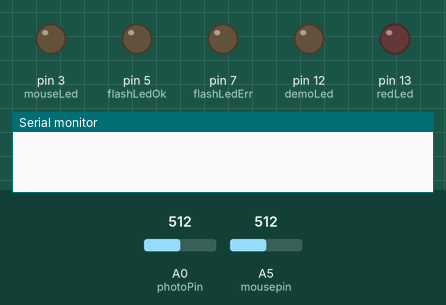
Recording of a sketch running on a simulated Arduino Uno, built with avr-gcc and run on an emulated ATmega328P. Parts: output pins drawn as LEDs (lit = HIGH), the last lines printed to the serial monitor. Dashed ring = blinking. The test bench sets the inputs (shaded band); at power-on: A5 (mousepin) = 512, A0 (photoPin) = 512.

Above: at 2.0 s.
2.1 s: A5 (mousepin) set to 23
3.6 s: A5 (mousepin) set to 18
At 3.77 s:
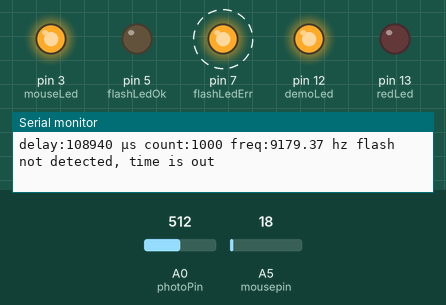
6.6 s: A5 (mousepin) set to 122
At 7.6 s:
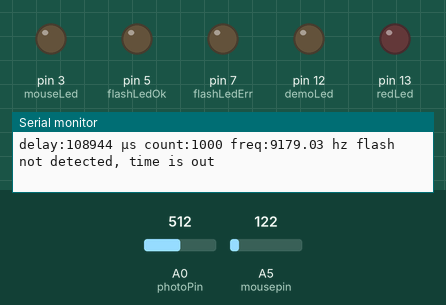
8.2 s: A5 (mousepin) set to 11
At 8.26 s:
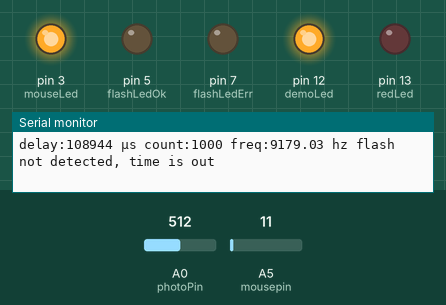
11.2 s: A0 (photoPin) set to 792
14.2 s: A0 (photoPin) set to 819
At 14.4 s:
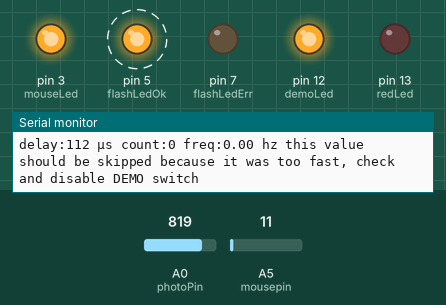
Timing chart, 0 to 18.2 s (numbered marks = the images above; inputs shaded):
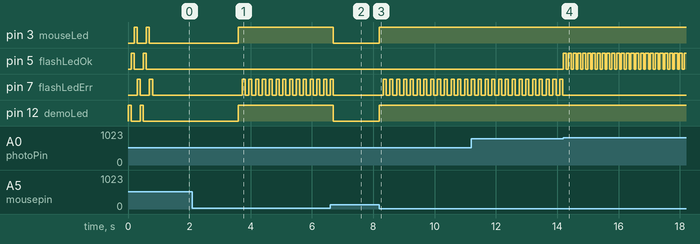

Measured:
- the behaviour switches between 21 and 20 on A5 (mousepin) (found by bisection; images 0 and 1)
- the behaviour switches between 800 and 801 on A0 (photoPin) (found by bisection; images 3 and 4)
- after the input at 2.1 s, every drawn part: stays the same
- after the input at 3.6 s, pin 3 (mouseLed), pin 12 (demoLed): LOW → HIGH at once; pin 7 (flashLedErr): alternates HIGH for 0.10 s and LOW for 0.12 s, starting after 0.12 s
- after the input at 6.6 s, pin 3 (mouseLed), pin 12 (demoLed): HIGH → LOW after 0.10 s; pin 7 (flashLedErr): goes on until 6.7 s, then stays LOW
- after the input at 8.2 s, pin 3 (mouseLed), pin 12 (demoLed): LOW → HIGH at once; pin 7 (flashLedErr): alternates HIGH for 0.10 s and LOW for 0.12 s, starting after 0.12 s
- after the input at 14.2 s, pin 5 (flashLedOk): alternates HIGH for 0.10 s and LOW for 0.06 s, starting at once; pin 7 (flashLedErr): stops changing and stays LOW

The sketch:

ldat_arduino.ino
```cpp
const int redLed = 13;      // OUT LED0 built-in arduino
const int photoPin = A0;    // IN Photo transistor pin
const int mousepin = A5;    // IN mouse click detection
const int mouseLed = 3;     // OUT LED1 mouse click detected GREEN
const int flashLedOk = 5;   // OUT LED2 flash detected BLUE
const int flashLedErr = 7;  // OUT LED2 flash not detected RED
const int demoLed = 12;     // OUT LED3 demo when mouse click detected WHITE
int count = 0;
int timeout = 1000;
unsigned long clickTime;
unsigned long flashTime;
unsigned long delayTime;
// float mouseVoltage;
// float sensorVoltage;
int mouseVoltage;
int sensorVoltage;

void setup() {
  pinMode(demoLed, OUTPUT);
  pinMode(redLed, OUTPUT);
  pinMode(mouseLed, OUTPUT);
  pinMode(flashLedOk, OUTPUT);
  pinMode(flashLedErr, OUTPUT);
  pinMode(mousepin, INPUT_PULLUP);
  // pinMode(mousepin, INPUT);
  Serial.begin(9600);
  initLed();
}

void initLed() {
  for (int i = 0; i < 2; i++) {
    blink(demoLed, 100);
    blink(flashLedOk, 100);
    blink(mouseLed, 100);
    blink(flashLedErr, 100);
  }
}

void blink(long pin, long time) {
  digitalWrite(pin, HIGH);
  delay(time);
  digitalWrite(pin, LOW);
}

void loop() {
  static int i;
  // check if mouse button pressed
  // mouseVoltage = (float)(analogRead(mousepin) * 5.0) / 1024;
  mouseVoltage = analogRead(mousepin);
  // if (mouseVoltage < 0.1) {
  if (mouseVoltage < 21) {
    digitalWrite(demoLed, HIGH);
    digitalWrite(mouseLed, HIGH);
    clickTime = micros();
    count = 0;

    // waiting for flash to be deteced
    for (i = 0; i < timeout; i++) {
      // we can convert value to Volts but better to avoid unnecessary calculations
      // sensorVoltage = (float)(analogRead(photoPin) * 5.0) / 1024;
      sensorVoltage = analogRead(photoPin);
      // if (sensorVoltage > 4.5) {
      if (sensorVoltage > 800) {
        flashTime = micros();
        print(clickTime, flashTime, count);
        blink(flashLedOk, 100);
        break;
      }
      count++;
    }
    // time to detect flash is out
    if (count >= timeout) {
      flashTime = micros();
      print(clickTime, flashTime, timeout);
      blink(flashLedErr, 100);
    }
  } else {
    // turn off LEDs
    digitalWrite(demoLed, LOW);
    digitalWrite(mouseLed, LOW);
  }
}


void print(long startTime, long endTime, int count) {

  delayTime = endTime - startTime;
  Serial.print("delay:");
  Serial.print(delayTime);
  Serial.print(" μs count:");
  Serial.print(count);
  float frequency = (float)1000000 * count / delayTime;
  Serial.print(" freq:");
  Serial.print(frequency);
  Serial.print(" hz");

  if (count < 10) {
    Serial.print(" this value should be skipped because it was too fast, check and disable DEMO switch");
  } else if (count >= timeout) {
    Serial.print(" flash not detected, time is out");
  }
  Serial.println();
}


// void loop() {
//   float mouseVoltage = (float)(analogRead(mousepin) * 5.0) / 1024;
//   Serial.print(mouseVoltage);
//   Serial.print("  ");
//   // float photoVoltage = (float)(analogRead(photoPin) * 5.0) / 1024;
//   // Serial.print(photoVoltage);
//   Serial.println();
//   delay(10);
//   if (mouseVoltage < 0.1) {
//     digitalWrite(redLed, HIGH);
//   } else {
//     digitalWrite(redLed, LOW);
//   }
// }

// void loop() {
//   // Включаем светодиод
//   digitalWrite(whiteLed, HIGH);
//   digitalWrite(redLed, HIGH);
//   startTime = micros();

//   float voltage = 0;
//   count = 0;
//   for (int i = 0; i < 1000; i++) {
//     voltage = (float)(analogRead(photoPin) * 5.0) / 1024;
//     count++;
//     if (voltage > 4.5) {
//       break;
//     }
//   }

//   digitalWrite(whiteLed, LOW);  // external led off
//   digitalWrite(redLed, LOW);  // internal led off
//   int state1 = digitalRead(3);
//   int state2 = digitalRead(4);
//   // Serial.print(state1);
//   // Serial.print(state2);
//   // if (state1 == HIGH && state2 == HIGH) {
//   //   Serial.print("!!!");
//   // }


//   print(startTime, micros(), count);

//   delay(1000);         // wait
//   Serial.println("");  //crlf
// }

// void loop() {
//   mouseVoltage = (float)(analogRead(mousepin) * 5.0) / 1024;
//   if (mouseVoltage < 0.1) {
//     digitalWrite(demoLed, HIGH);
//     clickTime = micros();
//     count = 0;
//   } else {
//     digitalWrite(demoLed, LOW);
//   }

//   sensorVoltage = (float)(analogRead(photoPin) * 5.0) / 1024;
//   if (sensorVoltage > 4) {
//     flashTime = micros();
//     print(clickTime, flashTime, 0);
//   }
//   count++;
// }
```
